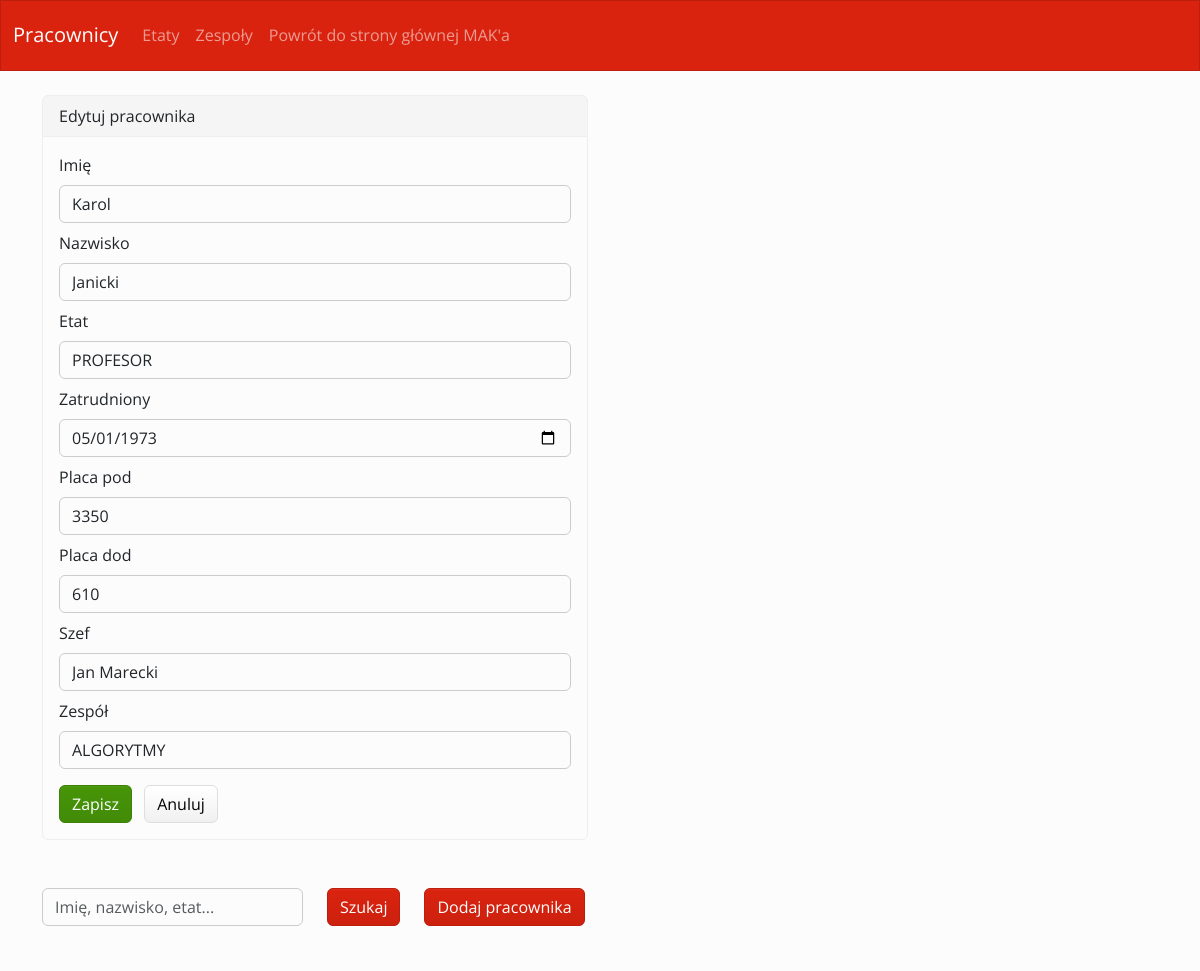
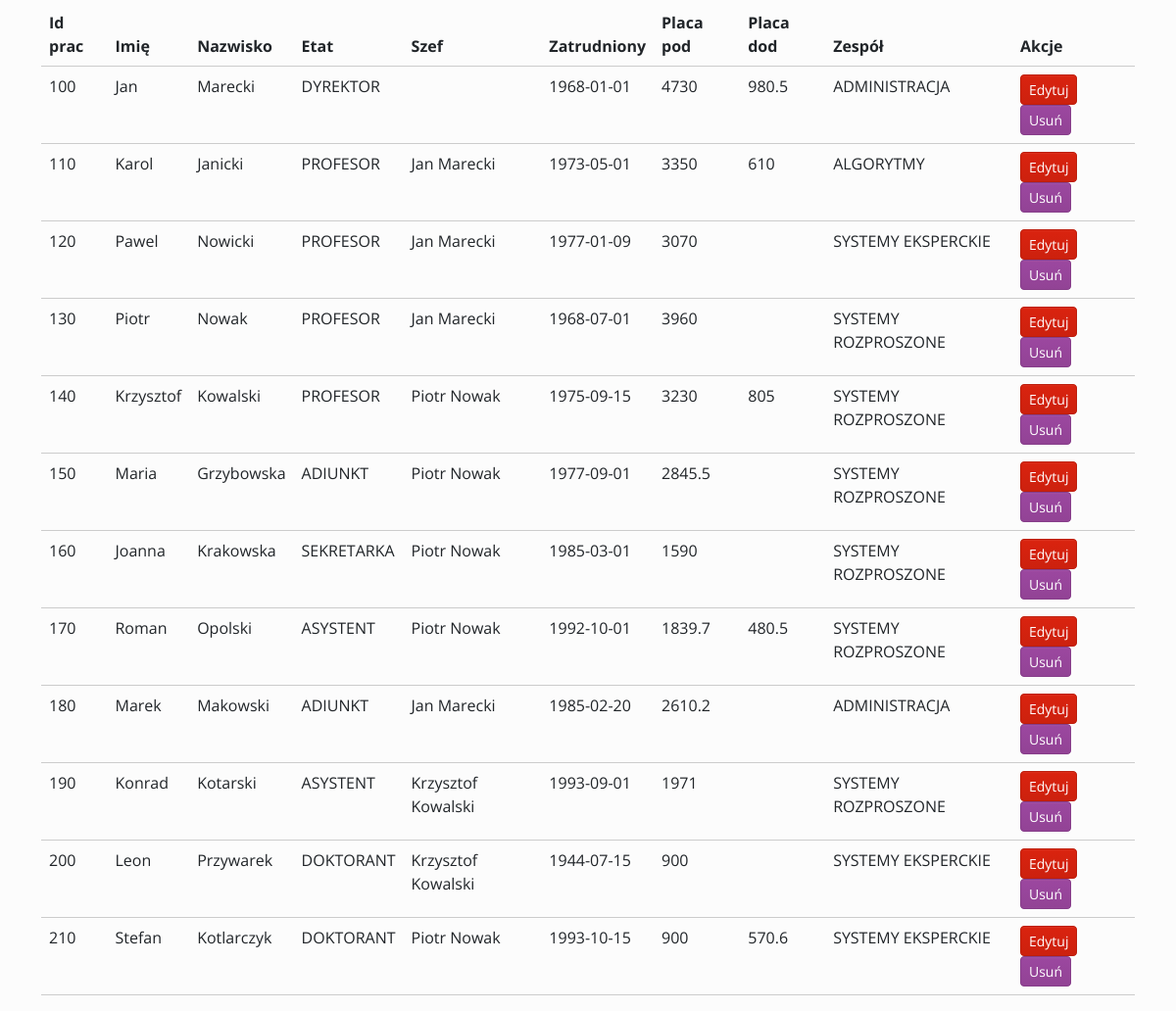
Screenshot of /index.php?edit=110 with the database file from the repository (2 pictures, top to bottom).
### tables this page shows
CREATE TABLE IF NOT EXISTS `pracownicy` (
  `ID_PRAC` int(11) NOT NULL AUTO_INCREMENT,
  `NAZWISKO` varchar(15) DEFAULT NULL,
  `IMIE` varchar(20) DEFAULT NULL,
  `ETAT` varchar(20) DEFAULT NULL,
  `ID_SZEFA` int(11) DEFAULT NULL,
  `ZATRUDNIONY` date DEFAULT NULL,
  `PLACA_POD` float DEFAULT NULL,
  `PLACA_DOD` float DEFAULT NULL,
  `ID_ZESP` int(11) DEFAULT NULL,
  PRIMARY KEY (`ID_PRAC`),
  KEY `FK_pracownicy_pracownicy` (`ID_SZEFA`),
  KEY `FK_pracownicy_zespoly` (`ID_ZESP`),
  CONSTRAINT `FK_pracownicy_pracownicy` FOREIGN KEY (`ID_SZEFA`) REFERENCES `pracownicy` (`ID_PRAC`),
  CONSTRAINT `FK_pracownicy_zespoly` FOREIGN KEY (`ID_ZESP`) REFERENCES `zespoly` (`ID_ZESP`)
);

CREATE TABLE IF NOT EXISTS `etaty` (
  `NAZWA` varchar(15) NOT NULL,
  `PLACA_OD` float DEFAULT NULL,
  `PLACA_DO` float DEFAULT NULL,
  PRIMARY KEY (`NAZWA`)
);

CREATE TABLE IF NOT EXISTS `zespoly` (
  `ID_ZESP` int(11) NOT NULL,
  `NAZWA` varchar(20) DEFAULT NULL,
  `ADRES` varchar(20) DEFAULT NULL,
  PRIMARY KEY (`ID_ZESP`)
);

### index.php (the view, shortened to what this page needs)
<?php
require_once 'database.php';
require_once 'functions.php';
$edit_row = null;
if (isset($_GET['edit']) && is_numeric($_GET['edit'])) {
    $e = $pdo->prepare("SELECT * FROM pracownicy WHERE ID_PRAC = :id");
    $e->execute([':id' => $_GET['edit']]);
    $edit_row = $e->fetch(PDO::FETCH_ASSOC);
}
?>
<!doctype html>
<html lang="en">
<head>
    <link href="bootstrap/css/bootstrap.min.css" rel="stylesheet">
</head>
<body>
    <?php
    $sql = "SELECT p.*, s.IMIE as SZEF_IMIE, s.NAZWISKO as SZEF_NAZWISKO, z.NAZWA as ZESPOL FROM pracownicy p LEFT JOIN pracownicy s ON p.ID_SZEFA = s.ID_PRAC LEFT JOIN zespoly z ON p.ID_ZESP = z.ID_ZESP";
    if(isset($_POST['submit']) && $_POST['search']!=''){
        $stmt = $pdo->prepare($sql . " WHERE p.IMIE LIKE :s OR p.NAZWISKO LIKE :s OR p.ETAT LIKE :s OR p.ZATRUDNIONY LIKE :s OR p.PLACA_POD LIKE :s OR p.PLACA_DOD LIKE :s OR z.NAZWA LIKE :s OR s.IMIE LIKE :s OR s.NAZWISKO LIKE :s");
        $stmt -> bindValue(':s', '%'.$_POST['search'].'%', PDO::PARAM_STR);
        $stmt->execute();
    }
    else{
        $stmt = $pdo->prepare($sql);
        $stmt->execute();
    }
    ?>
    <div class="container">
        <?php if ($edit_row): ?>
        <div class="row my-4">
            <div class="col-md-6">
                <div class="card">
                    <div class="card-header">Edytuj pracownika</div>
                    <div class="card-body">
                        <form method="post" action="">
                            <div class="mb-2"><label class="form-label">Imię</label><input type="text" class="form-control" name="imie" value="<?= htmlspecialchars($edit_row['IMIE']) ?>"></div>
                            <div class="mb-2"><label class="form-label">Nazwisko</label><input type="text" class="form-control" name="nazwisko" value="<?= htmlspecialchars($edit_row['NAZWISKO']) ?>"></div>
                            <div class="mb-2"><label class="form-label">Etat</label>
                            <select name="etat" class="form-control">
                                <?php
                                    $e = $pdo->query("SELECT NAZWA FROM etaty");
                                    while($r = $e->fetch(PDO::FETCH_ASSOC)){
                                        echo "<option value='".$r['NAZWA']."'";
                                        if($edit_row['ETAT']==$r['NAZWA']) echo " selected";
                                        echo ">".$r['NAZWA']."</option>";
                                    }
                                ?>
                            </select>
                            </div>
                            <div class="mb-2"><label class="form-label">Zatrudniony</label><input type="date" class="form-control" name="zatrudniony" value="<?= htmlspecialchars($edit_row['ZATRUDNIONY']) ?>"></div>
                            <div class="mb-2"><label class="form-label">Placa pod</label><input type="number" step="0.01" class="form-control <?php if(isset($errors['placa_pod'])) echo 'error-input'; ?>" name="placa_pod" value="<?= htmlspecialchars($edit_row['PLACA_POD']) ?>"></div>
                            <div class="mb-2"><label class="form-label">Placa dod</label><input type="number" step="0.01" class="form-control" name="placa_dod" value="<?= htmlspecialchars($edit_row['PLACA_DOD']) ?>"></div>
                            <div class="mb-2"><label class="form-label">Szef</label>
                            <select name="szef" class="form-control">
                                <?php
                                    $s = $pdo->query("SELECT ID_PRAC, IMIE, NAZWISKO FROM pracownicy");
                                    while($r = $s->fetch(PDO::FETCH_ASSOC)){
                                        echo "<option value='".$r['ID_PRAC']."'";
                                        if($edit_row['ID_SZEFA']==$r['ID_PRAC']) echo " selected";
                                        echo ">".$r['IMIE']." ".$r['NAZWISKO']."</option>";
                                    }
                                ?>
                            </select>
                            </div>
                            <div class="mb-2"><label class="form-label">Zespół</label>
                            <select name="zesp" class="form-control">
                                <?php
                                    $z = $pdo->query("SELECT ID_ZESP, NAZWA FROM zespoly");
                                    while($r = $z->fetch(PDO::FETCH_ASSOC)){
                                        echo "<option value='".$r['ID_ZESP']."'";
                                        if($edit_row['ID_ZESP']==$r['ID_ZESP']) echo " selected";
                                        echo ">".$r['NAZWA']."</option>";
                                    }
                                ?>
                            </select>
                            </div>
                            <button type="submit" name="edit_submit" class="btn btn-success mt-2">Zapisz</button>
                            <a href="index.php" class="btn btn-secondary mt-2 ms-2">Anuluj</a>
                        </form>
                    </div>
                </div>
            </div>
        </div>
        <?php endif; ?>
        <form action="" method="post">
        <div class="row my-5">
            <div class="col-md-3">
                <input type="text" class="form-control" name="search" placeholder="Imię, nazwisko, etat...">
            </div>
            <div class="col-auto">
                <input type="submit" class="btn btn-primary" name="submit" value="Szukaj">
            </div>
            <div class="col-auto">
                <a href="dodaj_pracownika.php" class="btn btn-primary">Dodaj pracownika</a>
            </div>
        </div>
        </form>
        <div class="row">
            <div class="col-12">
                <table class="table">
                    <thead>
                    <tr>
                        <th>Id prac</th>
                        <th>Imię</th>
                        <th>Nazwisko</th>
                        <th>Etat</th>
                        <th>Szef</th>
                        <th>Zatrudniony</th>
                        <th>Placa pod</th>
                        <th>Placa dod</th>
                        <th>Zespół</th>
                        <th>Akcje</th>
                    </tr>
                    </thead>
                    <tbody>
                    <?php
                    foreach ($stmt as $row){
                        echo '<tr>';
                        echo '<td>'.$row['ID_PRAC'].'</td>';
                        echo '<td>'.$row['IMIE'].'</td>';
                        echo '<td>'.$row['NAZWISKO'].'</td>';
                        echo '<td>'.$row['ETAT'].'</td>';
                        echo '<td>'.(!empty($row['SZEF_IMIE']) ? $row['SZEF_IMIE'].' '.$row['SZEF_NAZWISKO'] : ' '). '</td>';
                        echo '<td>'.$row['ZATRUDNIONY'].'</td>';
                        echo '<td>'.$row['PLACA_POD'].'</td>';
                        echo '<td>'.$row['PLACA_DOD'].'</td>';
                        echo '<td>'.$row['ZESPOL'].'</td>';
                        echo '<td>
                            <a href="index.php?edit='.$row['ID_PRAC'].'" class="btn btn-sm btn-primary me-1">Edytuj</a>
                            <a href="index.php?delete='.$row['ID_PRAC'].'" class="btn btn-sm btn-danger" onclick="return confirm(\'Czy na pewno usunąć? Zastanów się dobrze...\')">Usuń</a>
                        </td>';
                        echo '</tr>';
                    }
                    ?>
                    </tbody>
                </table>
            </div>
        </div>
    </div>
</body>
</html>

### rows the page displays
pracownicy: imie "Karol", nazwisko "Janicki", etat "PROFESOR", zatrudniony "05/01/1973", placa_pod "3350", placa_dod "610", szef "Jan Marecki", zesp "ALGORYTMY", ID_PRAC "110", IMIE "Karol", NAZWISKO "Janicki", ETAT "PROFESOR", ID_SZEFA.IMIE "Jan", ID_SZEFA.NAZWISKO "Marecki", ZATRUDNIONY "1973-05-01", PLACA_POD "3350", PLACA_DOD "610", ID_ZESP.NAZWA "ALGORYTMY"
pracownicy: ID_PRAC "100", IMIE "Jan", NAZWISKO "Marecki", ETAT "DYREKTOR", ZATRUDNIONY "1968-01-01", PLACA_POD "4730", PLACA_DOD "980.5", ID_ZESP.NAZWA "ADMINISTRACJA"
pracownicy: ID_PRAC "120", IMIE "Pawel", NAZWISKO "Nowicki", ETAT "PROFESOR", ID_SZEFA.IMIE "Jan", ID_SZEFA.NAZWISKO "Marecki", ZATRUDNIONY "1977-01-09", PLACA_POD "3070", ID_ZESP.NAZWA "SYSTEMY EKSPERCKIE"
pracownicy: ID_PRAC "130", IMIE "Piotr", NAZWISKO "Nowak", ETAT "PROFESOR", ID_SZEFA.IMIE "Jan", ID_SZEFA.NAZWISKO "Marecki", ZATRUDNIONY "1968-07-01", PLACA_POD "3960", ID_ZESP.NAZWA "SYSTEMY ROZPROSZONE"
pracownicy: ID_PRAC "140", IMIE "Krzysztof", NAZWISKO "Kowalski", ETAT "PROFESOR", ID_SZEFA.IMIE "Piotr", ID_SZEFA.NAZWISKO "Nowak", ZATRUDNIONY "1975-09-15", PLACA_POD "3230", PLACA_DOD "805", ID_ZESP.NAZWA "SYSTEMY ROZPROSZONE"
pracownicy: ID_PRAC "150", IMIE "Maria", NAZWISKO "Grzybowska", ETAT "ADIUNKT", ID_SZEFA.IMIE "Piotr", ID_SZEFA.NAZWISKO "Nowak", ZATRUDNIONY "1977-09-01", PLACA_POD "2845.5", ID_ZESP.NAZWA "SYSTEMY ROZPROSZONE"
pracownicy: ID_PRAC "160", IMIE "Joanna", NAZWISKO "Krakowska", ETAT "SEKRETARKA", ID_SZEFA.IMIE "Piotr", ID_SZEFA.NAZWISKO "Nowak", ZATRUDNIONY "1985-03-01", PLACA_POD "1590", ID_ZESP.NAZWA "SYSTEMY ROZPROSZONE"
pracownicy: ID_PRAC "170", IMIE "Roman", NAZWISKO "Opolski", ETAT "ASYSTENT", ID_SZEFA.IMIE "Piotr", ID_SZEFA.NAZWISKO "Nowak", ZATRUDNIONY "1992-10-01", PLACA_POD "1839.7", PLACA_DOD "480.5", ID_ZESP.NAZWA "SYSTEMY ROZPROSZONE"
pracownicy: ID_PRAC "180", IMIE "Marek", NAZWISKO "Makowski", ETAT "ADIUNKT", ID_SZEFA.IMIE "Jan", ID_SZEFA.NAZWISKO "Marecki", ZATRUDNIONY "1985-02-20", PLACA_POD "2610.2", ID_ZESP.NAZWA "ADMINISTRACJA"
pracownicy: ID_PRAC "190", IMIE "Konrad", NAZWISKO "Kotarski", ETAT "ASYSTENT", ID_SZEFA.IMIE "Krzysztof", ID_SZEFA.NAZWISKO "Kowalski", ZATRUDNIONY "1993-09-01", PLACA_POD "1971", ID_ZESP.NAZWA "SYSTEMY ROZPROSZONE"
pracownicy: ID_PRAC "200", IMIE "Leon", NAZWISKO "Przywarek", ETAT "DOKTORANT", ID_SZEFA.IMIE "Krzysztof", ID_SZEFA.NAZWISKO "Kowalski", ZATRUDNIONY "1944-07-15", PLACA_POD "900", ID_ZESP.NAZWA "SYSTEMY EKSPERCKIE"
pracownicy: ID_PRAC "210", IMIE "Stefan", NAZWISKO "Kotlarczyk", ETAT "DOKTORANT", ID_SZEFA.IMIE "Piotr", ID_SZEFA.NAZWISKO "Nowak", ZATRUDNIONY "1993-10-15", PLACA_POD "900", PLACA_DOD "570.6", ID_ZESP.NAZWA "SYSTEMY EKSPERCKIE"
